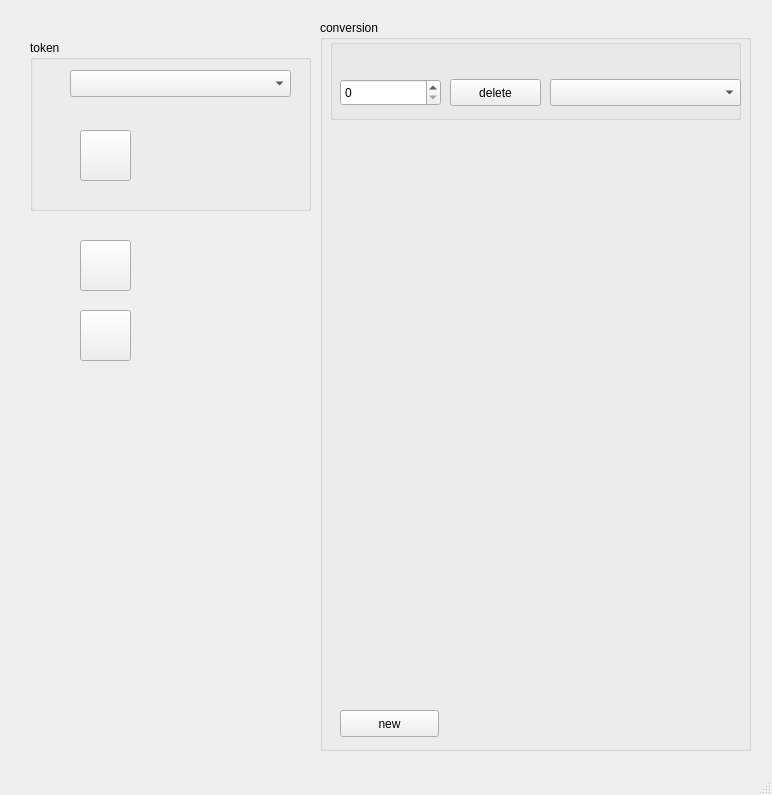
<?xml version="1.0" encoding="UTF-8"?>
<ui version="4.0">
 <class>MainWindow</class>
 <widget class="QMainWindow" name="MainWindow">
  <property name="geometry">
   <rect>
    <x>0</x>
    <y>0</y>
    <width>772</width>
    <height>795</height>
   </rect>
  </property>
  <property name="windowTitle">
   <string>MainWindow</string>
  </property>
  <widget class="QWidget" name="centralwidget">
   <widget class="QGroupBox" name="groupToken">
    <property name="geometry">
     <rect>
      <x>30</x>
      <y>40</y>
      <width>281</width>
      <height>171</height>
     </rect>
    </property>
    <property name="title">
     <string>token</string>
    </property>
    <widget class="QComboBox" name="comboTokenWithTypedTokens">
     <property name="geometry">
      <rect>
       <x>40</x>
       <y>30</y>
       <width>221</width>
       <height>27</height>
      </rect>
     </property>
    </widget>
    <widget class="QPushButton" name="pushAddTypedToken">
     <property name="geometry">
      <rect>
       <x>50</x>
       <y>90</y>
       <width>51</width>
       <height>51</height>
      </rect>
     </property>
     <property name="text">
      <string/>
     </property>
    </widget>
   </widget>
   <widget class="QGroupBox" name="groupConversion">
    <property name="geometry">
     <rect>
      <x>320</x>
      <y>20</y>
      <width>431</width>
      <height>731</height>
     </rect>
    </property>
    <property name="title">
     <string>conversion</string>
    </property>
    <widget class="QWidget" name="formLayoutWidget">
     <property name="geometry">
      <rect>
       <x>20</x>
       <y>120</y>
       <width>191</width>
       <height>551</height>
      </rect>
     </property>
     <layout class="QFormLayout" name="formReactants">
      <property name="sizeConstraint">
       <enum>QLayout::SetMaximumSize</enum>
      </property>
      <property name="fieldGrowthPolicy">
       <enum>QFormLayout::AllNonFixedFieldsGrow</enum>
      </property>
     </layout>
    </widget>
    <widget class="QWidget" name="formLayoutWidget_2">
     <property name="geometry">
      <rect>
       <x>230</x>
       <y>120</y>
       <width>191</width>
       <height>551</height>
      </rect>
     </property>
     <layout class="QFormLayout" name="formProducts">
      <property name="sizeConstraint">
       <enum>QLayout::SetMaximumSize</enum>
      </property>
     </layout>
    </widget>
    <widget class="QPushButton" name="pushNewConversion">
     <property name="geometry">
      <rect>
       <x>20</x>
       <y>690</y>
       <width>99</width>
       <height>27</height>
      </rect>
     </property>
     <property name="text">
      <string>new</string>
     </property>
    </widget>
    <widget class="QGroupBox" name="groupConverstonControl">
     <property name="geometry">
      <rect>
       <x>10</x>
       <y>19</y>
       <width>411</width>
       <height>81</height>
      </rect>
     </property>
     <property name="title">
      <string/>
     </property>
     <widget class="QSpinBox" name="spinConversion">
      <property name="geometry">
       <rect>
        <x>10</x>
        <y>40</y>
        <width>101</width>
        <height>27</height>
       </rect>
      </property>
     </widget>
     <widget class="QPushButton" name="pushDelete">
      <property name="geometry">
       <rect>
        <x>120</x>
        <y>40</y>
        <width>91</width>
        <height>27</height>
       </rect>
      </property>
      <property name="text">
       <string>delete</string>
      </property>
     </widget>
     <widget class="QComboBox" name="comboConversion">
      <property name="geometry">
       <rect>
        <x>220</x>
        <y>40</y>
        <width>191</width>
        <height>27</height>
       </rect>
      </property>
      <property name="sizePolicy">
       <sizepolicy hsizetype="Fixed" vsizetype="Fixed">
        <horstretch>0</horstretch>
        <verstretch>0</verstretch>
       </sizepolicy>
      </property>
     </widget>
    </widget>
   </widget>
   <widget class="QPushButton" name="pushSave">
    <property name="geometry">
     <rect>
      <x>80</x>
      <y>240</y>
      <width>51</width>
      <height>51</height>
     </rect>
    </property>
    <property name="text">
     <string/>
    </property>
   </widget>
   <widget class="QPushButton" name="pushSaveAndExit">
    <property name="geometry">
     <rect>
      <x>80</x>
      <y>310</y>
      <width>51</width>
      <height>51</height>
     </rect>
    </property>
    <property name="text">
     <string/>
    </property>
   </widget>
  </widget>
  <widget class="QMenuBar" name="menubar">
   <property name="geometry">
    <rect>
     <x>0</x>
     <y>0</y>
     <width>772</width>
     <height>22</height>
    </rect>
   </property>
  </widget>
  <widget class="QStatusBar" name="statusbar"/>
 </widget>
 <resources/>
 <connections>
  <connection>
   <sender>spinConversion</sender>
   <signal>valueChanged(int)</signal>
   <receiver>comboConversion</receiver>
   <slot>setCurrentIndex(int)</slot>
   <hints>
    <hint type="sourcelabel">
     <x>613</x>
     <y>115</y>
    </hint>
    <hint type="destinationlabel">
     <x>833</x>
     <y>120</y>
    </hint>
   </hints>
  </connection>
  <connection>
   <sender>comboConversion</sender>
   <signal>currentIndexChanged(int)</signal>
   <receiver>spinConversion</receiver>
   <slot>setValue(int)</slot>
   <hints>
    <hint type="sourcelabel">
     <x>953</x>
     <y>107</y>
    </hint>
    <hint type="destinationlabel">
     <x>662</x>
     <y>104</y>
    </hint>
   </hints>
  </connection>
 </connections>
</ui>
